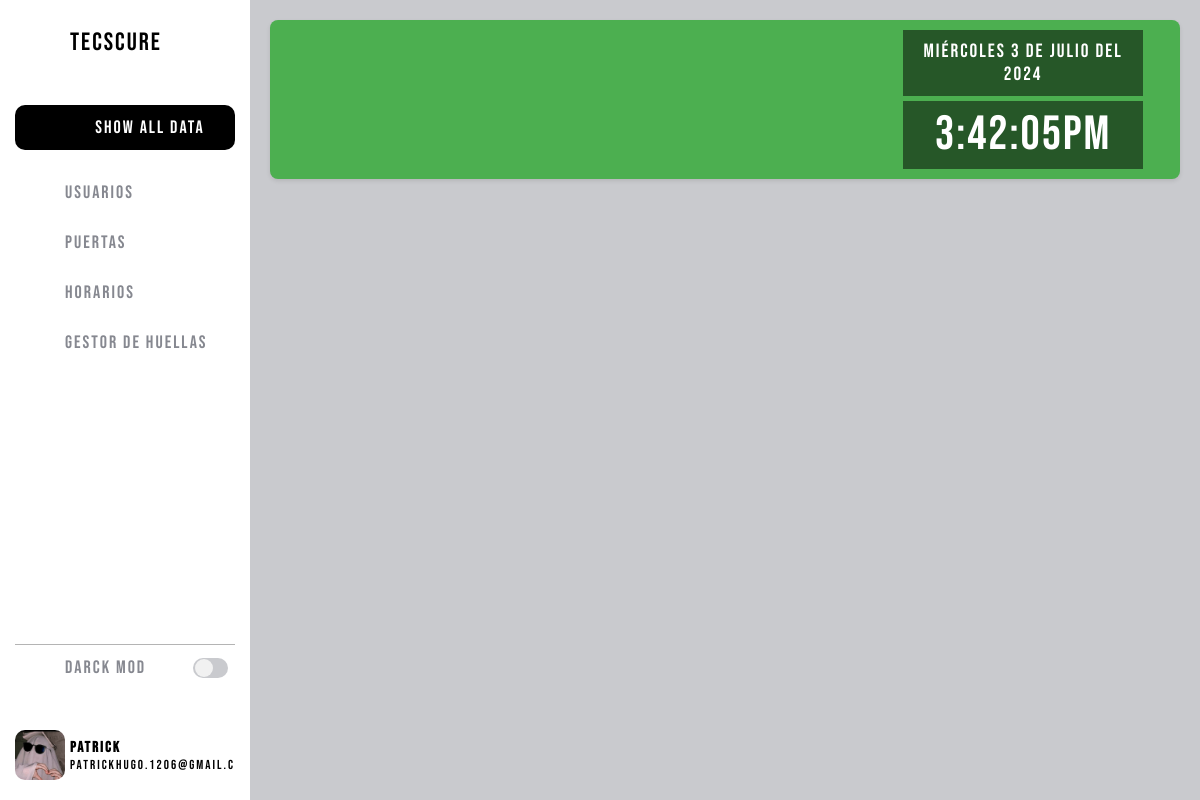
The app's page /index/usuarios/2/ (signed in), older data.
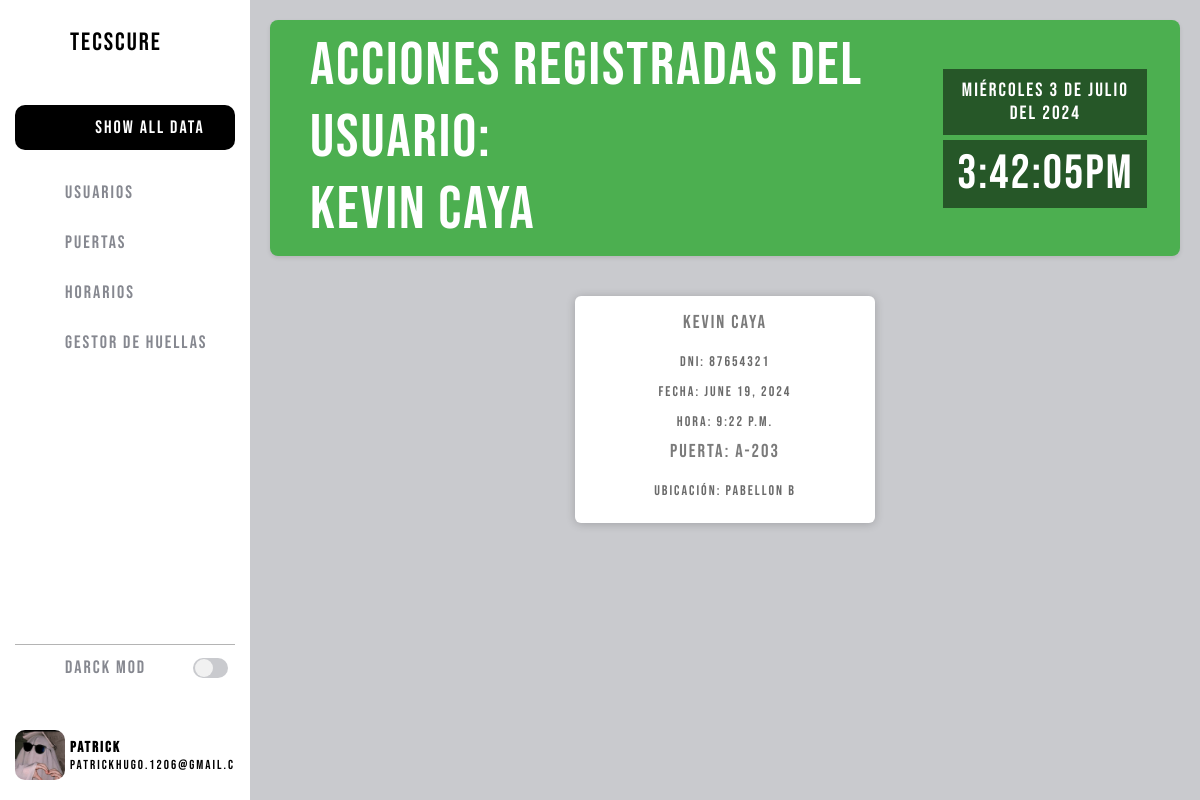
The same page, newer data.
### admin_page/models.py (models this page shows, shortened)
class Accion(models.Model):
    usuario = models.ForeignKey(User, on_delete=models.CASCADE)
    puerta = models.ForeignKey(Puerta, on_delete=models.CASCADE)
    fecha_actividad = models.DateField()
    hora_actividad = models.TimeField()

class User(models.Model):
    nombre = models.CharField(max_length=100)
    apellido = models.CharField(max_length=100)
    correo = models.EmailField(unique=True)
    telefono = models.CharField(max_length=15)
    dni = models.CharField(max_length=20, unique=True)
    foto = models.ImageField(upload_to='user_photos/', blank=True, null=True)
    contraseña = models.CharField(max_length=128)
    huella = models.CharField(max_length=255, blank=True, null=True)

class Puerta(models.Model):
    codigo = models.CharField(max_length=50, unique=True)
    ubicacion = models.CharField(max_length=100)
    estado_actual = models.CharField(max_length=50)
    foto = models.ImageField(upload_to='puerta_photos/', blank=True, null=True)

### admin_page/views.py (the view)
# urls.py: path('index/usuarios/<int:usuario_id>/', views.lista_acciones_usuarios, name='acciones_usuario'),
@include_admin_data
def lista_acciones_usuarios(request, usuario_id=None):
    admin_id = request.session.get('admin_id')
    if admin_id:
        administrador = Administrador.objects.get(id=admin_id)
    else:
        return redirect('admin_page:login')
    if usuario_id:
        usuario = get_object_or_404(User, id=usuario_id)
        acciones = Accion.objects.filter(usuario=usuario)
    else:
        acciones = Accion.objects.all()
    context = {'acciones': acciones,'administrador': administrador}
    return render(request, 'admin_page/acciones_lista_usuarios.html', context)

### admin_page/templates/admin_page/acciones_lista_usuarios.html (shortened to what this page needs)
{% extends "admin_page/index.html" %}
{% block header %}
   {% if acciones %}
       {% with primer_accion=acciones.first %}
           ACCIONES REGISTRADAS DEL USUARIO: <br> {{ primer_accion.usuario.nombre }} {{ primer_accion.usuario.apellido }}
       {% endwith %}
   {% endif %}
{% endblock %}
{% block content %}
<div class="cards-container">
   {% for accion in acciones %}
   <div class="card-container">
       <div class="card">
           <div class="contenido-card">
               <h3>{{ accion.usuario.nombre }} {{ accion.usuario.apellido }}</h3>
               <p>DNI: {{ accion.usuario.dni }}</p>
               <p>Fecha: {{ accion.fecha_actividad }}</p>
               <p>Hora: {{ accion.hora_actividad }}</p>
               <h3>Puerta: {{ accion.puerta.codigo }}</h3>
               <p>Ubicación: {{ accion.puerta.ubicacion }}</p>
           </div>
       </div>
   </div>
   {% endfor %}
</div>
{% endblock %}

Row changes from the older to the newer data that the page shows:
added Accion: usuario.nombre "kevin", usuario.apellido "Caya", usuario.dni "87654321", fecha_actividad "June 19, 2024", hora_actividad "9:22 p.m.", puerta.codigo "A-203", puerta.ubicacion "Pabellon B"
Text that changed along with them:
text now shown: "ACCIONES REGISTRADAS DEL USUARIO:"
